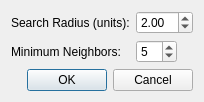
<?xml version="1.0" encoding="UTF-8"?>
<ui version="4.0">
    <class>OutlierRemovalDialog</class>
    <widget class="QDialog" name="OutlierRemovalDialog">
        <property name="windowTitle">
            <string>Outlier Removal Settings</string>
        </property>
        <layout class="QVBoxLayout" name="verticalLayout">

            <item>
                <layout class="QFormLayout" name="formLayout">
                    <property name="fieldGrowthPolicy">
                        <enum>QFormLayout::ExpandingFieldsGrow</enum>
                    </property>
                    <item row="0" column="0">
                        <widget class="QLabel" name="labelRadius">
                            <property name="text">
                                <string>Search Radius (units):</string>
                            </property>
                        </widget>
                    </item>
                    <item row="0" column="1">
                        <widget class="QDoubleSpinBox" name="spinRadius">
                            <property name="minimum">
                                <double>0.1</double>
                            </property>
                            <property name="maximum">
                                <double>50.0</double>
                            </property>
                            <property name="singleStep">
                                <double>0.1</double>
                            </property>
                            <property name="value">
                                <double>2.0</double>
                            </property>
                            <property name="decimals">
                                <number>2</number>
                            </property>
                            <property name="toolTip">
                                <string>Neighborhood search radius. Points with too few neighbors within this radius are considered outliers</string>
                            </property>
                        </widget>
                    </item>
                    <item row="1" column="0">
                        <widget class="QLabel" name="labelNeighbors">
                            <property name="text">
                                <string>Minimum Neighbors:</string>
                            </property>
                        </widget>
                    </item>
                    <item row="1" column="1">
                        <widget class="QSpinBox" name="spinMinNeighbors">
                            <property name="minimum">
                                <number>1</number>
                            </property>
                            <property name="maximum">
                                <number>50</number>
                            </property>
                            <property name="value">
                                <number>5</number>
                            </property>
                            <property name="toolTip">
                                <string>Minimum number of neighbors required within the radius to retain a point. Points with fewer are removed as outliers</string>
                            </property>
                        </widget>
                    </item>
                </layout>
            </item>

            <item>
                <widget class="QDialogButtonBox" name="buttonBox">
                    <property name="standardButtons">
                        <set>QDialogButtonBox::Cancel|QDialogButtonBox::Ok</set>
                    </property>
                </widget>
            </item>

        </layout>
    </widget>
    <resources/>
    <connections/>
</ui>
